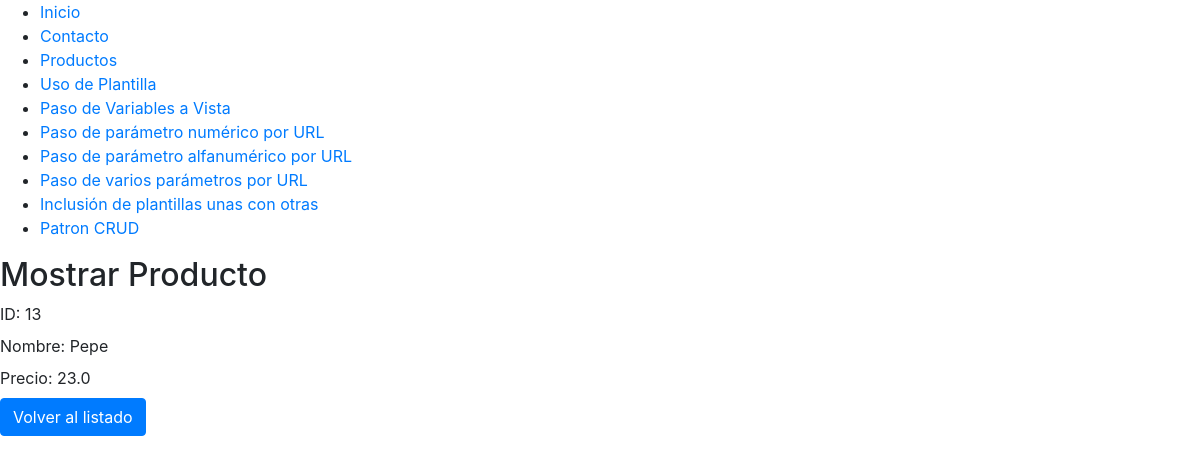
The app's page /crud/13 with its own data.
### crud/models.py (models this page shows, shortened)
class Producto(models.Model):
    nombre = models.CharField(max_length=200)
    precio = models.FloatField(null=True, blank=True)

### crud/views.py (the view)
# urls.py: path('<int:id>', views.show, name='show-product'),
def show(request, id):
    mititulo = "Mostrar Producto"
    template = loader.get_template('crud/show.html')
    """
    producto = {
        'id': id,
        'nombre': "HDD 4TB",
        'precio': 35
    }
    """
    producto= Producto.objects.get(pk=id)
    context = {
        'titulo': mititulo,
        'producto': producto
    }
    return HttpResponse(template.render(context, request))

### crud/templates/crud/show.html
{% include "miapp/header.html" %}
<h2>{{ titulo }}</h2>
<div>
    <div>
        <label for="iden">ID: {{  producto.id }}</label>
    </div>
    <div>
        <label for="nombre">Nombre: {{  producto.nombre }}</label>
    </div>
    <div>
        <label for="precio">Precio: {{  producto.precio }}</label>
    </div>
    <p><a href="{% url 'crud:index' %}"><button type="button" class="btn btn-primary">Volver al listado</button></a></p>
</div>
{% include "miapp/footer.html" %}

### crud/static/crud/estilos.css (style rules this page uses)
.btn { color: white; }

### records on screen
Producto: id "13", nombre "Pepe", precio "23.0"

### other values on screen
{{ titulo }} "Mostrar Producto"
